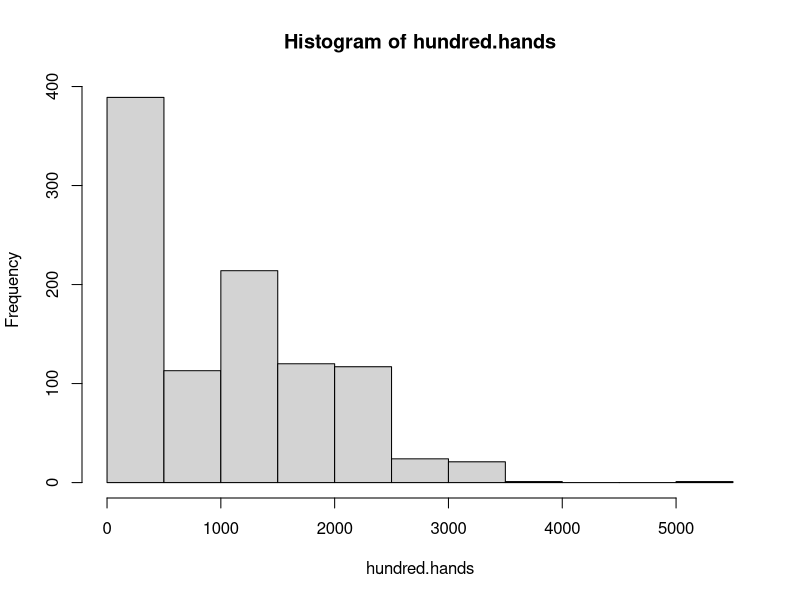
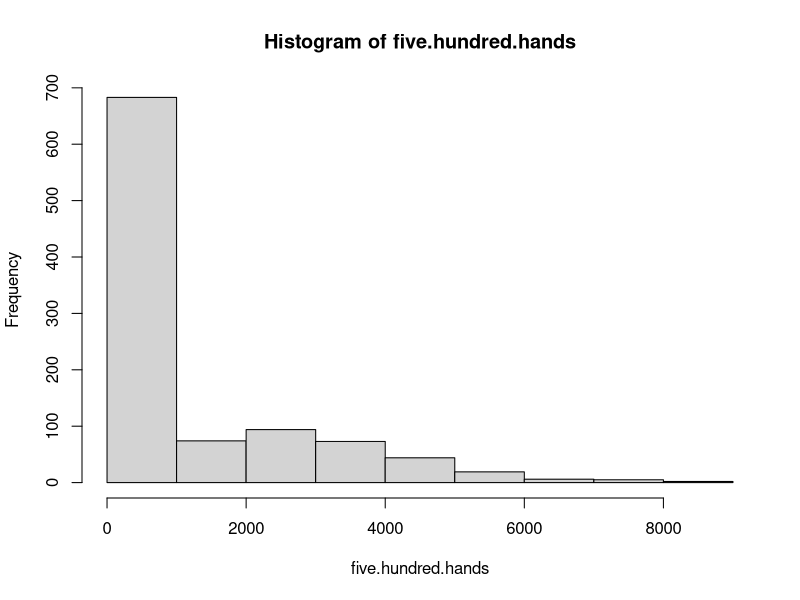
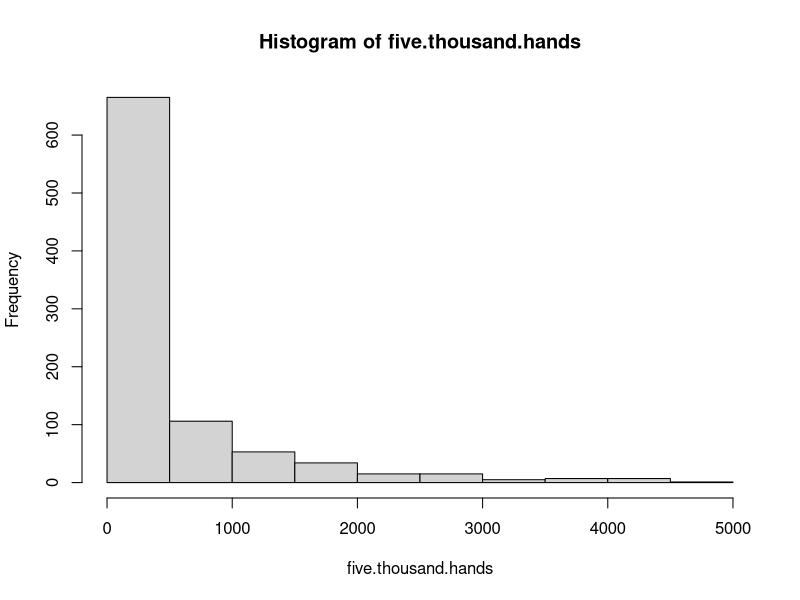
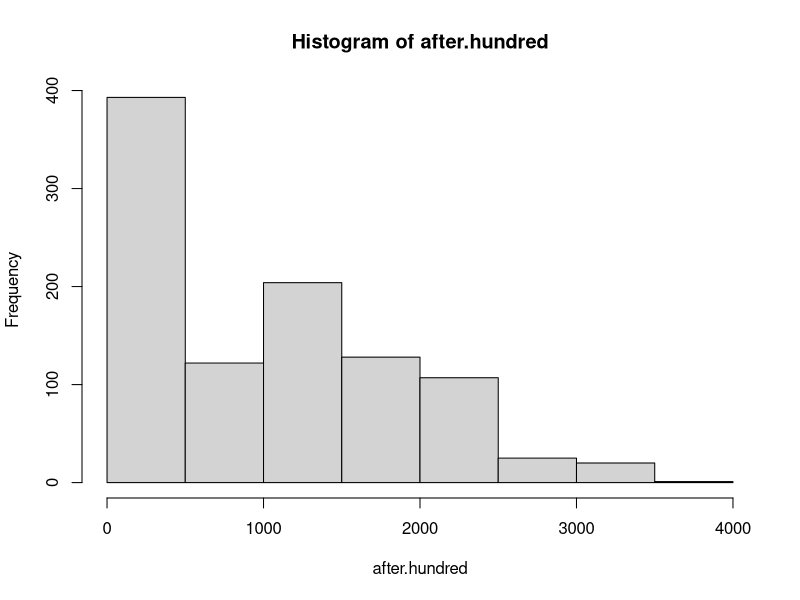
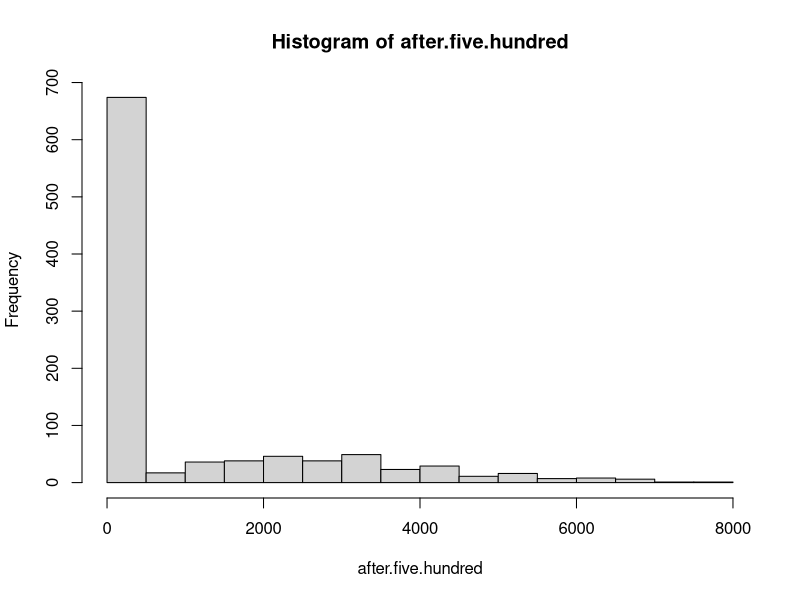

Generate these figures, in order, with R: (Note: this script raises an error after producing the figures.)
## ---- chunk 1
## numbers >= 10^5 will be denoted in scientific notation,
## and rounded to 2 digits
options(scipen = 3, digits = 3)
## ---- chunk 2
gamble <- function(n, p = 0.5, start = 1000) {
  output <- rep(NA, n)
  output[1] <- start
  for(i in 2:n) {
    output[i] <- output[i-1] + 200 * rbinom(1, 1, p) - 100
    if(output[i] == 0) break
  }
  return(c(output[i], i))
}
## ---- chunk 3
hundred.hands <- replicate(1000, gamble(100)[1])
hist(hundred.hands)
mean(hundred.hands == 0)*100
## ---- chunk 4
five.hundred.hands <- replicate(1000, gamble(500)[1])
hist(five.hundred.hands)
mean(five.hundred.hands == 0)*100
## ---- chunk 5
five.thousand.hands <- replicate(1000, gamble(5000)[2])
five.thousand.hands <- five.thousand.hands[five.thousand.hands != 5000]
hist(five.thousand.hands)
mean(five.thousand.hands)
## ---- chunk 6
after.hundred <- replicate(1000, gamble(100)[1])
hist(after.hundred)
mean(after.hundred)
var(after.hundred)
## ---- chunk 7
after.five.hundred <- replicate(1000, gamble(500)[1])
hist(after.five.hundred)
mean(after.five.hundred)
var(after.five.hundred)
## ---- chunk 8
play <- function(n, p = 0.48, start = rbinom(1, 1, p), inc = 0.01) {
  output <- rep(NA, n)
  output[1] <- start
  currp <- p
  for(i in 2:n) {
    if(currp != 1) {
      if(output[i - 1] == 1) {
        currp = currp + inc
      } else {
        currp <- p
      }
    }
    output[i] <- rbinom(1, 1, currp)
#    print(currp)
  }
  return <- 100 * (sum(output) - (n - sum(output)))
  return(return)
}
## ---- chunk 9
onesample <- play(100000)
multiplesamples <- replicate(100, play(100000))
hist(multiplesamples)
## ---- chunk 10
onesample2 <- play(100000, p = 0.49)
multiplesamples2 <- replicate(100, play(100000, p = 0.49))
hist(multiplesamples2)
## ---- chunk 11
# onesample3 <- play(100000, p = 0.48, inc = 0.02)
# multiplesamples3 <- replicate(100, play(100000, p = 0.48, inc =  0.02))
# hist(multiplesamples3)
